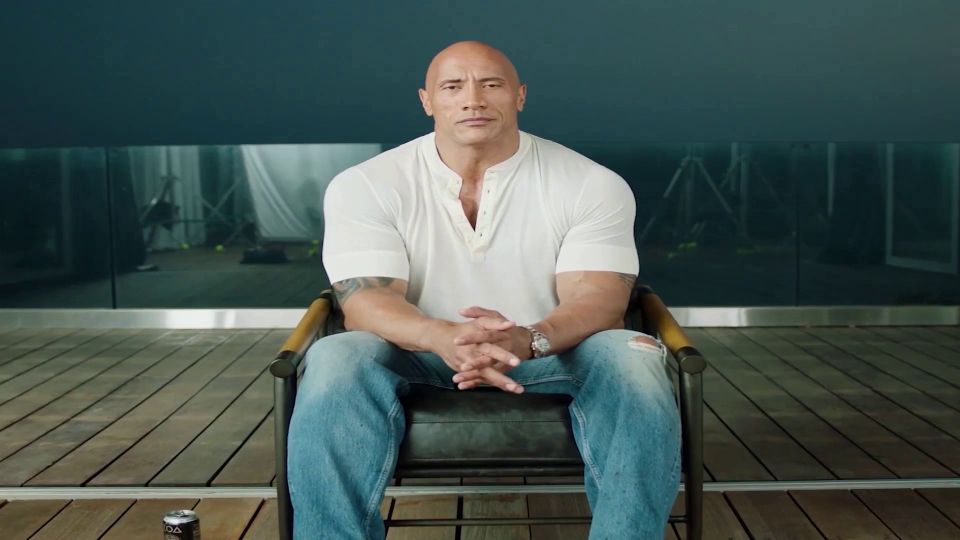
#> input picture frame 14 of PicturSignal/Lab-5/Videos/Лысый.mp4, 1920 x 1080 px, given in place of машины.mp4, which was not available (shown at 1/2 size)
$ python test_blur.py
#> lines starting #> are read from the running program, lines starting #| are printed output that depends on the picture; after the words box and inside, x2 and y2 are one past the last pixel; in counts of white or black regions, pixels touching at a corner belong together; pictures that were not available may be replaced by others from this repository, and a replacement may not be noted
import cv2

cap = cv2.VideoCapture('D:\code\Workers\PicturSignal\Lab-5\Videos\машины.mp4')
ret, frame1 = cap.read()
#> frame1 is the input picture: shape (1080, 1920, 3); mean B, G, R 82, 85.8, 70.9
ret, frame2 = cap.read()

fourcc = cv2.VideoWriter_fourcc(*'XVID')
out = cv2.VideoWriter('output_video.avi', fourcc, 20.0, (frame1.shape[1], frame1.shape[0]))

while cap.isOpened():
    if not ret:
        break

    diff = cv2.absdiff(frame1, frame2)
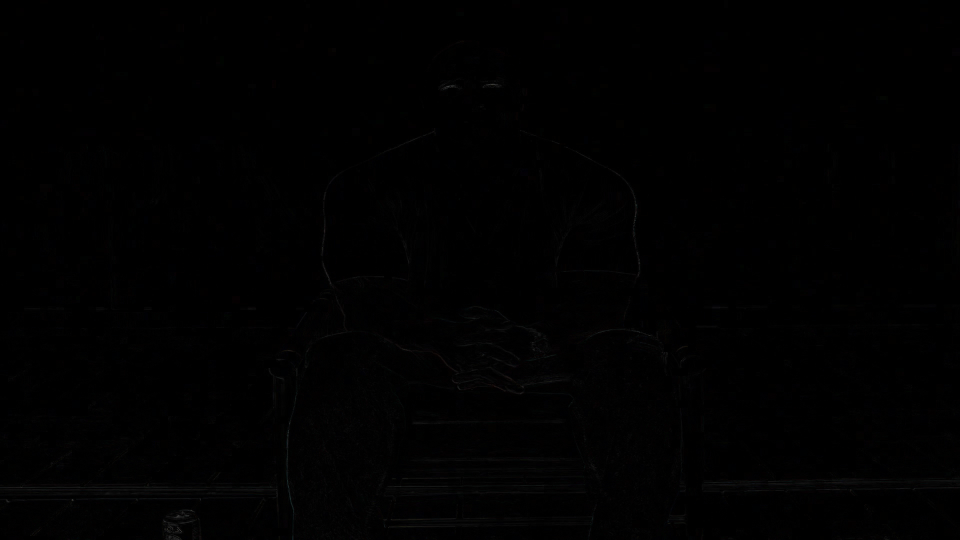
#> diff: shape (1080, 1920, 3) (shown at 1/2 size); mean B, G, R 0.8, 0.8, 0.8
    gray = cv2.cvtColor(diff, cv2.COLOR_BGR2GRAY)
    blur = cv2.GaussianBlur(gray, (5, 5), 0)

    ret, thresh = cv2.threshold(blur, 20, 255, cv2.THRESH_BINARY)
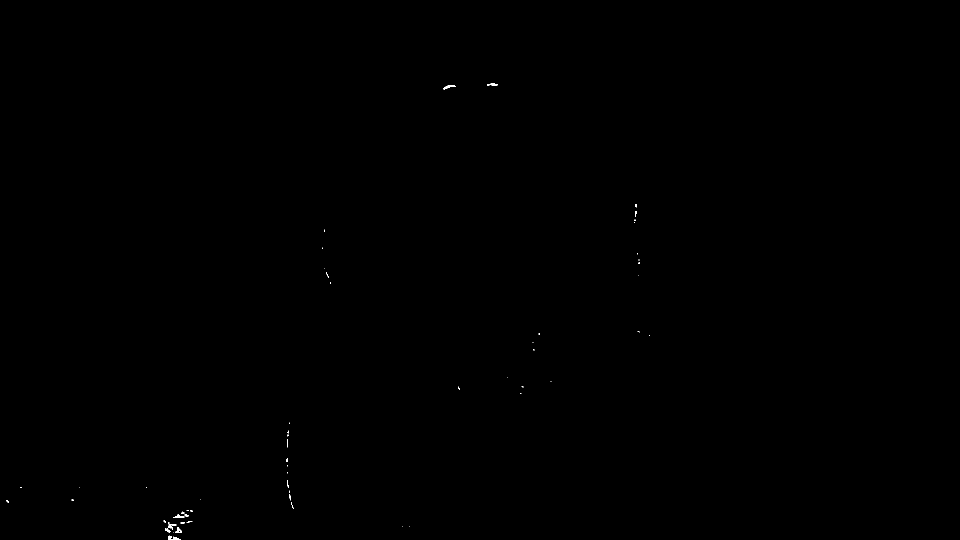
#> thresh: shape (1080, 1920) (shown at 1/2 size); 0.05% white; 58 white regions (46 under 20 px), largest, box (x1, y1, x2, y2) and area: (337, 1071, 362, 1080) 119, (887, 170, 911, 179) 93, (336, 1045, 353, 1059) 89
    dilated = cv2.dilate(thresh, None, iterations=3)
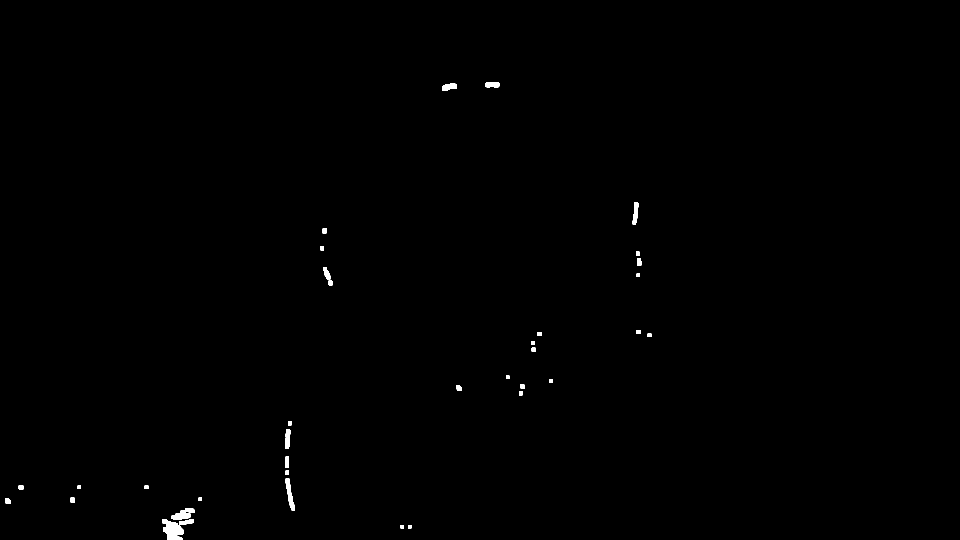
#> dilated: shape (1080, 1920) (shown at 1/2 size); 0.29% white; 37 white regions

    contours, _ = cv2.findContours(dilated, cv2.RETR_TREE, cv2.CHAIN_APPROX_SIMPLE)
#> contours = 39 contours, 2 with area under 20; largest, box (x1, y1, x2, y2) and area: (324, 1038, 367, 1080) 1076, (343, 1017, 389, 1039) 564, (571, 957, 590, 1021) 464, (884, 167, 914, 182) 292, (571, 858, 581, 898) 283

    for contour in contours:
        (x, y, w, h) = cv2.boundingRect(contour)
        if cv2.contourArea(contour) < 500:
            continue
        roi = frame1[y:y+h, x:x+w]
        roi = cv2.GaussianBlur(roi, (25, 25), 0)
        frame1[y:y+h, x:x+w] = roi
#> this loop made 39 passes
#> (x, y, w, h) on passes 3, 4, 5, 6, 7, 8, 10, 13, 14, 16, 17, 19: (358, 1039, 30, 11), (324, 1038, 43, 42), (341, 1066, 4, 4), (348, 1053, 4, 8), (343, 1017, 46, 22), (10, 997, 11, 11), (140, 995, 10, 10), (37, 971, 10, 8), (571, 957, 19, 64), (570, 913, 8, 23), (571, 858, 10, 40), (1038, 783, 8, 8)
#> (contour, x, y, w, h) on passes 1, 2, 9, 11, 12, 15: ([[816, 1050], [816, 1056], [822, 1056], [822, 1050]], 816, 1050, 7, 7), ([[801, 1050], [801, 1056], [807, 1056], [807, 1050]], 801, 1050, 7, 7), ([[397, 995], [397, 1001], [403, 1001], [403, 995]], 397, 995, 7, 7), ([[289, 971], [289, 977], [296, 977], [296, 971]], 289, 971, 8, 7), ([[155, 971], [155, 977], [161, 977], [161, 971]], 155, 971, 7, 7), ([[571, 941], [571, 949], [577, 949], [577, 941]], 571, 941, 7, 9)
#> frame1: shape (1080, 1920, 3); 0.13% of pixels changed, all inside (x1, y1, x2, y2) = (324, 1017, 389, 1080)

    out.write(frame1)

    frame1 = frame2
    ret, frame2 = cap.read()

    if cv2.waitKey(1) & 0xFF == ord('q'):
#> (key q is pressed here)
        break

cap.release()
out.release()
cv2.destroyAllWindows()

$ run again, starting later in the video
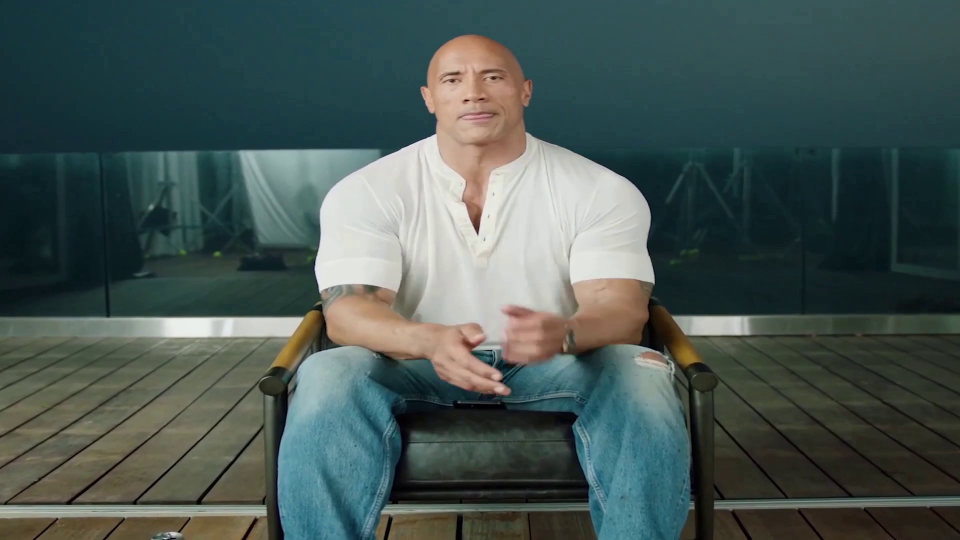
#> input picture frame 63 of PicturSignal/Lab-5/Videos/Лысый.mp4, 1920 x 1080 px, given in place of машины.mp4, which was not available (shown at 1/2 size)
#> frame1 is the input picture: shape (1080, 1920, 3); mean B, G, R 83.2, 86.4, 71.5
#> `ret, thresh = cv2.threshold(blur, 20, 255, cv2.THRESH_BINARY)`:
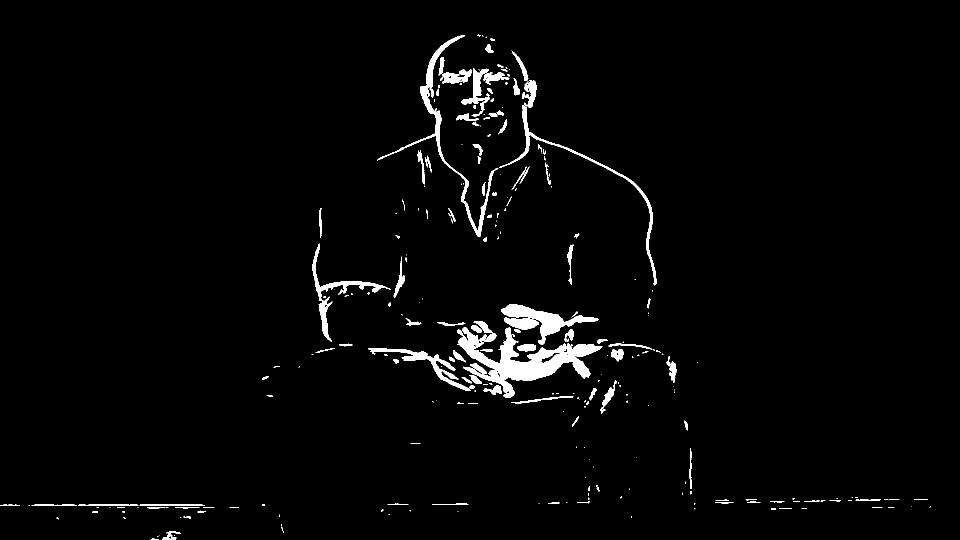
#> thresh: shape (1080, 1920) (shown at 1/2 size); 2.4% white; 273 white regions (143 under 20 px), largest, box (x1, y1, x2, y2) and area: (914, 654, 1205, 796) 12838, (754, 70, 997, 474) 4808, (1002, 608, 1197, 690) 4117
#> dilated: shape (1080, 1920); 5.5% white; 110 white regions
#> contours = 135 contours, 17 with area under 20; largest, box (x1, y1, x2, y2) and area: (733, 605, 1219, 799) 39822, (751, 67, 1316, 574) 31206, (622, 484, 785, 687) 5973, (54, 1006, 432, 1028) 3759, (1212, 680, 1330, 726) 2064
#> the loop `for contour in contours:` made 135 passes
#> (x, y, w, h) on passes 1 to 8: (300, 1060, 65, 20), (319, 1074, 4, 3), (559, 1045, 12, 24), (110, 1032, 11, 10), (244, 1031, 10, 10), (357, 1030, 28, 11), (1259, 1029, 8, 9), (555, 1026, 8, 11)
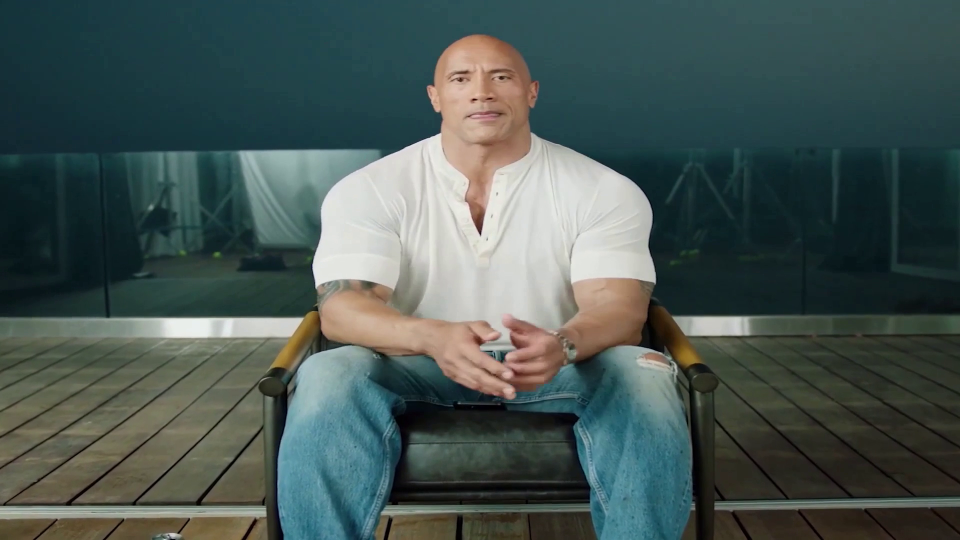
#> input picture frame 65 of PicturSignal/Lab-5/Videos/Лысый.mp4, 1920 x 1080 px, given in place of машины.mp4, which was not available (shown at 1/2 size)
#> frame2 is the input picture: shape (1080, 1920, 3); mean B, G, R 83.3, 86.6, 72

$ run again, starting later in the video
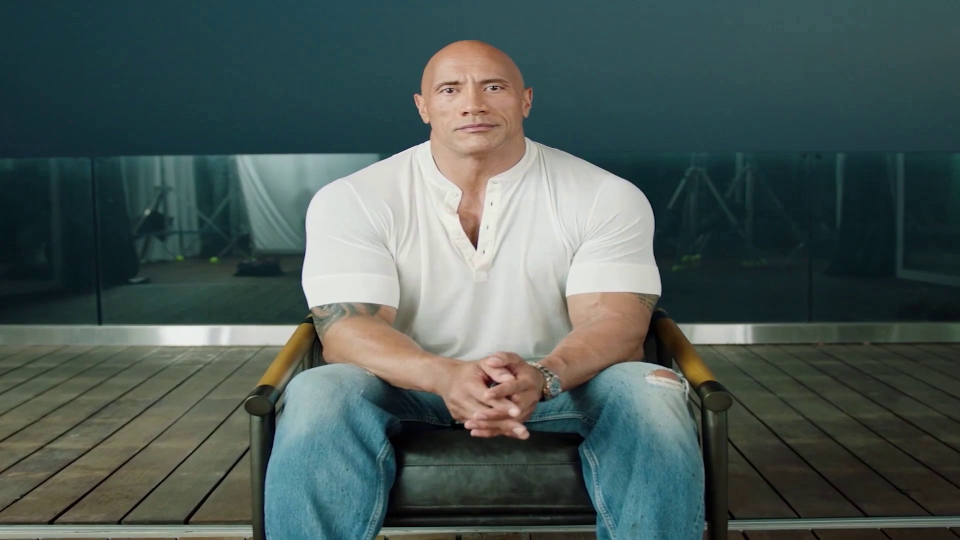
#> input picture frame 112 of PicturSignal/Lab-5/Videos/Лысый.mp4, 1920 x 1080 px, given in place of машины.mp4, which was not available (shown at 1/2 size)
#> frame1 is the input picture: shape (1080, 1920, 3); mean B, G, R 85.7, 88.8, 74.3
#> `ret, thresh = cv2.threshold(blur, 20, 255, cv2.THRESH_BINARY)`:
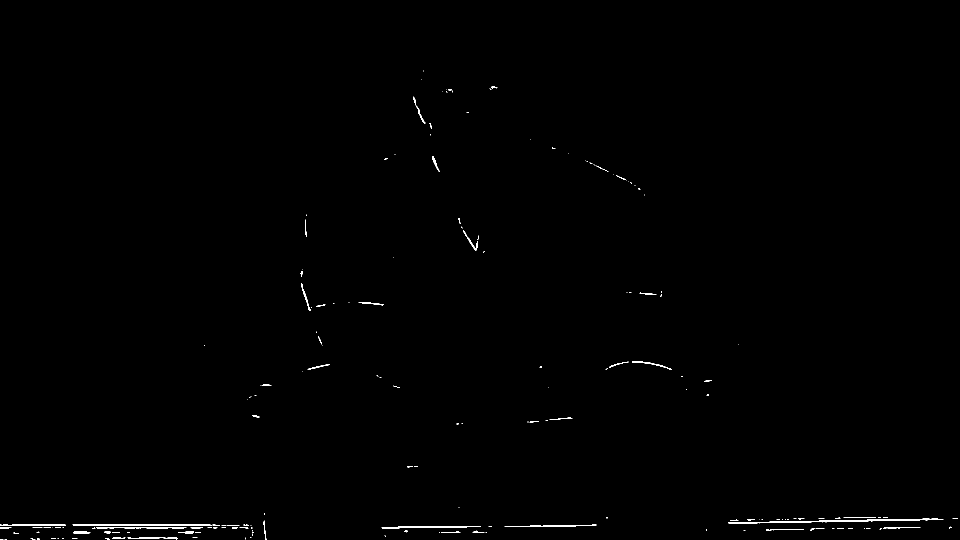
#> thresh: shape (1080, 1920) (shown at 1/2 size); 0.35% white in thin lines or dots, all inside (x1, y1, x2, y2) = (0, 141, 1916, 1080)
#> dilated: shape (1080, 1920); 1.7% white; 87 white regions
#> contours = 89 contours, 2 with area under 20; largest, box (x1, y1, x2, y2) and area: (142, 1045, 510, 1078) 5624, (1453, 1031, 1890, 1051) 4709, (760, 1049, 964, 1068) 1680, (0, 1045, 135, 1061) 1493, (1006, 1046, 1196, 1057) 1344
#> the loop `for contour in contours:` made 89 passes
#> (x, y, w, h) on passes 1, 4, 5, 7, 8, 9, 10, 11: (0, 1075, 16, 5), (58, 1073, 25, 7), (487, 1072, 8, 8), (207, 1071, 151, 9), (766, 1068, 9, 9), (24, 1062, 17, 8), (251, 1061, 11, 8), (875, 1060, 49, 9)
#> after the loop `for contour in contours:`:
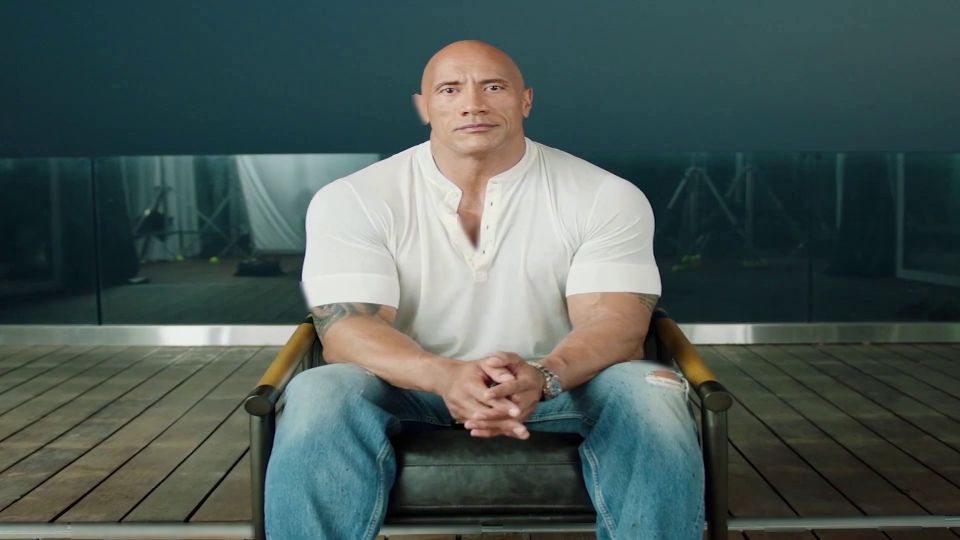
#> frame1: shape (1080, 1920, 3) (shown at 1/2 size); 1.91% of pixels changed, all inside (x1, y1, x2, y2) = (0, 190, 1890, 1080)
